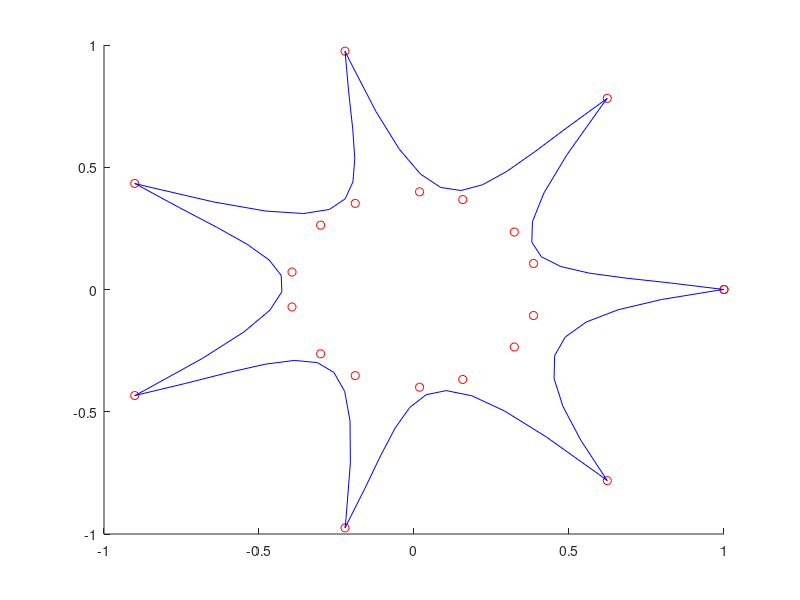

Recreate this plot in MATLAB.
clear all
close all

points = [1 ,  0 ,   0 ; 
0.38558515906333923 ,  0.10641473531723022 ,   0 ; 
0.6234898018587336 ,  0.7818314824680297 ,   0 ; 
0.32360681891441345 ,  0.23511409759521484 ,   0 ; 
0.15721000730991364 ,  0.3678111135959625 ,   0 ; 
-0.22252093395631434 ,  0.9749279121818236 ,   0 ; 
0.017945928499102592 ,  0.3995972275733948 ,   0 ; 
-0.18954746425151825 ,  0.3522382080554962 ,   0 ; 
-0.900968867902419 ,  0.43388373911755823 ,   0 ; 
-0.3012285828590393 ,  0.26317548751831055 ,   0 ; 
-0.3935718238353729 ,  0.0714227557182312 ,   0 ; 
-0.9009688679024191 ,  -0.433883739117558 ,   0 ; 
-0.3935718238353729 ,  -0.0714227557182312 ,   0 ; 
-0.3012285828590393 ,  -0.26317548751831055 ,   0 ; 
-0.2225209339563146 ,  -0.9749279121818235 ,   0 ; 
-0.18954746425151825 ,  -0.3522382080554962 ,   0 ; 
0.017945928499102592 ,  -0.3995972275733948 ,   0 ; 
0.6234898018587334 ,  -0.7818314824680299 ,   0 ; 
0.15721000730991364 ,  -0.3678111135959625 ,   0 ; 
0.32360681891441345 ,  -0.23511409759521484 ,   0 ; 
0.38558515906333923 ,  -0.10641473531723022 ,   0 ; 
1 ,  0 ,   0 ];


discret = [1 ,  0 ; 
0.8299494385719299 ,  0.026316463947296143 ; 
0.6842861175537109 ,  0.04655345529317856 ; 
0.5647347569465637 ,  0.06703602522611618 ; 
0.473020076751709 ,  0.09408921748399734 ; 
0.4108668565750122 ,  0.13403809070587158 ; 
0.3799998164176941 ,  0.19320768117904663 ; 
0.38214370608329773 ,  0.277923047542572 ; 
0.41902321577072144 ,  0.3945092558860779 ; 
0.4923631250858307 ,  0.5492913126945496 ; 
0.6038881540298462 ,  0.7485942840576172 ; 
0.6234897971153259 ,  0.7818315029144287 ; 0.49688997864723206 ,  0.6652886271476746 ; 
0.39024844765663147 ,  0.5640220046043396 ; 
0.2996954619884491 ,  0.4833236634731293 ; 
0.22136126458644867 ,  0.4284856617450714 ; 
0.15137608349323273 ,  0.40480002760887146 ; 
0.08587014675140381 ,  0.41755884885787964 ; 
0.020973682403564453 ,  0.4720541834831238 ; 
-0.047183066606521606 ,  0.5735780596733093 ; 
-0.12246987968683243 ,  0.7274225354194641 ; 
-0.20875650644302368 ,  0.9388797283172607 ; 
-0.22252093255519867 ,  0.9749279022216797 ; -0.2103377729654312 ,  0.8032848834991455 ; 
-0.19765424728393555 ,  0.6567704677581787 ; 
-0.19102059304714203 ,  0.5356587171554565 ; 
-0.1969870775938034 ,  0.4402236342430115 ; 
-0.22210396826267242 ,  0.37073928117752075 ; 
-0.27292150259017944 ,  0.32747966051101685 ; 
-0.355989933013916 ,  0.3107188642024994 ; 
-0.4778595566749573 ,  0.32073086500167847 ; 
-0.64508056640625 ,  0.3577897548675537 ; 
-0.8642033338546753 ,  0.4221695363521576 ; 
-0.9009688496589661 ,  0.4338837265968323 ; -0.7591769099235535 ,  0.33639124035835266 ; 
-0.6367192268371582 ,  0.2549574077129364 ; 
-0.5378942489624023 ,  0.1846318393945694 ; 
-0.4670001268386841 ,  0.1204642504453659 ; 
-0.42833518981933594 ,  0.05750429257750511 ; 
-0.42619767785072327 ,  -0.009198383428156376 ; 
-0.4648858606815338 ,  -0.08459410816431046 ; 
-0.5486980080604553 ,  -0.17363321781158447 ; 
-0.6819324493408203 ,  -0.28126606345176697 ; 
-0.8688873648643494 ,  -0.4124429523944855 ; 
-0.9009688496589661 ,  -0.4338837265968323 ; -0.736340343952179 ,  -0.383811891078949 ; 
-0.596321702003479 ,  -0.33884382247924805 ; 
-0.4797225594520569 ,  -0.30542659759521484 ; 
-0.38535258173942566 ,  -0.29000717401504517 ; 
-0.31202128529548645 ,  -0.299032598733902 ; 
-0.25853830575942993 ,  -0.33894985914230347 ; 
-0.22371326386928558 ,  -0.4162059724330902 ; 
-0.2063557207584381 ,  -0.5372479557991028 ; 
-0.2052752673625946 ,  -0.7085227966308594 ; 
-0.21928153932094574 ,  -0.9364774823188782 ; 
-0.22252093255519867 ,  -0.9749279022216797 ; -0.1590244621038437 ,  -0.8149968385696411 ; 
-0.10688172280788422 ,  -0.6774887442588806 ; 
-0.060310009866952896 ,  -0.565492570400238 ; 
-0.01352666225284338 ,  -0.4820972979068756 ; 
0.03925099968910217 ,  -0.4303918480873108 ; 
0.10380565375089645 ,  -0.4134651720523834 ; 
0.18591998517513275 ,  -0.43440625071525574 ; 
0.29137665033340454 ,  -0.4963040053844452 ; 
0.4259583353996277 ,  -0.6022473573684692 ; 
0.5954477190971375 ,  -0.7553253173828125 ; 
0.6234897971153259 ,  -0.7818315029144287 ; 0.5381713509559631 ,  -0.6165968179702759 ; 
0.48044508695602417 ,  -0.47836968302726746 ; 
0.4518168270587921 ,  -0.36402300000190735 ; 
0.4537924826145172 ,  -0.270429790019989 ; 
0.4878779351711273 ,  -0.19446299970149994 ; 
0.5555791258811951 ,  -0.1329956203699112 ; 
0.6584019064903259 ,  -0.08290063589811325 ; 
0.7978522181510925 ,  -0.04105100408196449 ; 
0.9754359126091003 ,  -0.004319715313613415 ; 
1 ,  0 ];


figure, hold on
plot(points(:,1), points(:,2), 'or')    
plot(discret(:,1), discret(:,2), 'b')